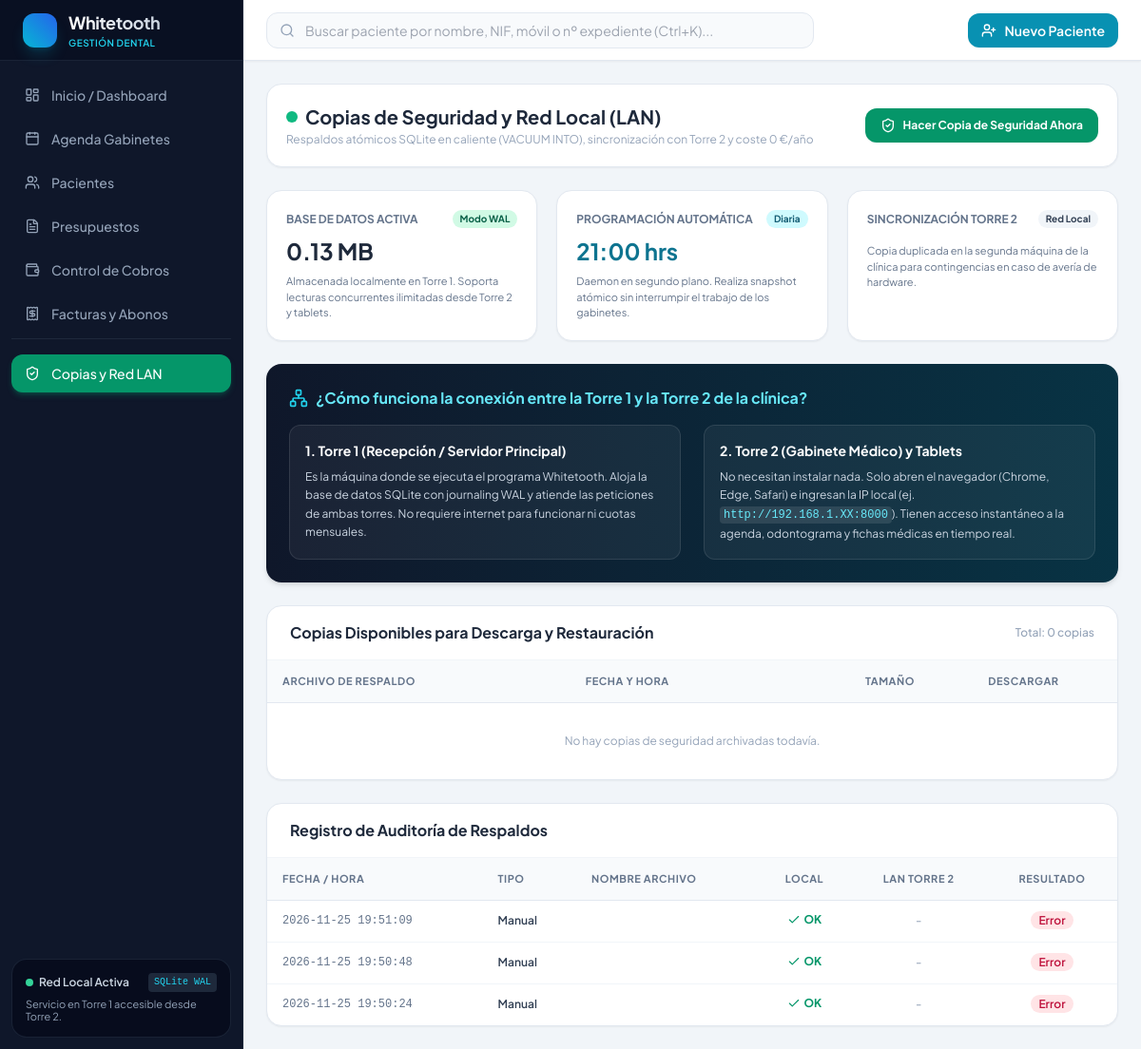
/respaldos, run on the app's committed database.
### tables this page shows
CREATE TABLE respaldos_log (
        id INTEGER PRIMARY KEY AUTOINCREMENT,
        fecha_hora TIMESTAMP DEFAULT CURRENT_TIMESTAMP,
        tipo TEXT NOT NULL CHECK(tipo IN ('automatico', 'manual')),
        archivo_nombre TEXT NOT NULL,
        tamano_bytes INTEGER,
        destino_local TEXT,
        destino_red_lan TEXT,
        estado TEXT DEFAULT 'exito' CHECK(estado IN ('exito', 'error')),
        mensaje TEXT
    );

### app/routers/respaldos.py (the view)
@router.get("", response_class=HTMLResponse)
def panel_respaldos(request: Request):
    conn = get_db_connection()
    logs = conn.execute("SELECT * FROM respaldos_log ORDER BY fecha_hora DESC LIMIT 20;").fetchall()
    conn.close()
    copias = listar_copias_seguridad()
    db_size_mb = round(DB_PATH.stat().st_size / (1024 * 1024), 2) if DB_PATH.exists() else 0
    from fastapi.templating import Jinja2Templates
    templates = Jinja2Templates(directory="app/templates")
    return templates.TemplateResponse(request=request, name="respaldos.html", context={
        "logs": logs,
        "copias": copias,
        "db_size_mb": db_size_mb,
        "lan_backup_path": LAN_BACKUP_PATH,
        "backup_time": BACKUP_TIME
    })

### app/templates/respaldos.html (shortened to what this page needs)
{% extends "base.html" %}
{% block content %}
<div class="space-y-6">
    <div class="bg-white rounded-2xl shadow-sm border border-slate-200 p-5">
        <div class="flex flex-col lg:flex-row lg:items-center justify-between gap-4">
            <div>
                <div class="flex items-center gap-2">
                    <span class="w-3 h-3 rounded-full bg-emerald-500 animate-pulse"></span>
                    <h1 class="text-xl font-bold text-slate-800">Copias de Seguridad y Red Local (LAN)</h1>
                </div>
                <p class="text-xs text-slate-400 mt-0.5">Respaldos atómicos SQLite en caliente (VACUUM INTO), sincronización con Torre 2 y coste 0 €/año</p>
            </div>
            <div class="flex items-center gap-3">
                <button id="btn-backup-manual" onclick="ejecutarRespaldoManual()" class="px-4 py-2.5 bg-emerald-600 hover:bg-emerald-700 text-white rounded-xl text-xs font-bold shadow-sm transition-all flex items-center gap-2">
                    <i data-lucide="shield-check" class="w-4 h-4"></i>
                    <span>Hacer Copia de Seguridad Ahora</span>
                </button>
            </div>
        </div>
    </div>
    <div class="grid grid-cols-1 md:grid-cols-3 gap-5">
        <div class="bg-white p-5 rounded-2xl border border-slate-200 shadow-sm space-y-2">
            <div class="flex items-center justify-between">
                <span class="text-xs font-bold uppercase text-slate-500">Base de Datos Activa</span>
                <span class="text-[10px] bg-emerald-100 text-emerald-800 font-bold px-2 py-0.5 rounded-full">Modo WAL</span>
            </div>
            <div class="text-2xl font-bold text-slate-800">{{ db_size_mb }} MB</div>
            <p class="text-[11px] text-slate-500">
                Almacenada localmente en Torre 1. Soporta lecturas concurrentes ilimitadas desde Torre 2 y tablets.
            </p>
        </div>
        <div class="bg-white p-5 rounded-2xl border border-slate-200 shadow-sm space-y-2">
            <div class="flex items-center justify-between">
                <span class="text-xs font-bold uppercase text-slate-500">Programación Automática</span>
                <span class="text-[10px] bg-cyan-100 text-cyan-800 font-bold px-2 py-0.5 rounded-full">Diaria</span>
            </div>
            <div class="text-2xl font-bold text-cyan-700">{{ backup_time }} hrs</div>
            <p class="text-[11px] text-slate-500">
                Daemon en segundo plano. Realiza snapshot atómico sin interrumpir el trabajo de los gabinetes.
            </p>
        </div>
        <div class="bg-white p-5 rounded-2xl border border-slate-200 shadow-sm space-y-2">
            <div class="flex items-center justify-between">
                <span class="text-xs font-bold uppercase text-slate-500">Sincronización Torre 2</span>
                <span class="text-[10px] bg-slate-100 text-slate-700 font-bold px-2 py-0.5 rounded-full">Red Local</span>
            </div>
            <p class="text-[11px] text-slate-500">
                Copia duplicada en la segunda máquina de la clínica para contingencias en caso de avería de hardware.
            </p>
        </div>
    </div>
    <div class="bg-gradient-to-r from-slate-900 to-cyan-950 rounded-2xl p-6 text-white shadow-md">
        <h3 class="text-base font-bold text-cyan-300 flex items-center gap-2 mb-2">
            <i data-lucide="network" class="w-5 h-5 text-cyan-400"></i>
            <span>¿Cómo funciona la conexión entre la Torre 1 y la Torre 2 de la clínica?</span>
        </h3>
        <div class="grid grid-cols-1 md:grid-cols-2 gap-6 text-xs text-slate-300 mt-4 leading-relaxed">
            <div class="space-y-2 bg-white/5 p-4 rounded-xl border border-white/10">
                <strong class="text-white block text-sm">1. Torre 1 (Recepción / Servidor Principal)</strong>
                <p>
                    Es la máquina donde se ejecuta el programa Whitetooth. Aloja la base de datos SQLite con journaling WAL y atiende las peticiones de ambas torres. No requiere internet para funcionar ni cuotas mensuales.
                </p>
            </div>
            <div class="space-y-2 bg-white/5 p-4 rounded-xl border border-white/10">
                <strong class="text-white block text-sm">2. Torre 2 (Gabinete Médico) y Tablets</strong>
                <p>
                    No necesitan instalar nada. Solo abren el navegador (Chrome, Edge, Safari) e ingresan la IP local (ej. <code class="bg-white/10 px-1 py-0.5 rounded text-cyan-300 font-mono">http://192.168.1.XX:8000</code>). Tienen acceso instantáneo a la agenda, odontograma y fichas médicas en tiempo real.
                </p>
            </div>
        </div>
    </div>
    <div class="bg-white rounded-2xl shadow-sm border border-slate-200 overflow-hidden">
        <div class="px-6 py-4 border-b border-slate-100 flex items-center justify-between">
            <h3 class="font-bold text-slate-800 text-base">Copias Disponibles para Descarga y Restauración</h3>
            <span class="text-xs text-slate-400 font-medium">Total: {{ copias|length }} copias</span>
        </div>
        <div class="overflow-x-auto">
            <table class="w-full text-left border-collapse text-sm">
                <thead>
                    <tr class="bg-slate-50 border-b border-slate-200 text-[11px] uppercase tracking-wider text-slate-500 font-bold">
                        <th class="py-3 px-4">Archivo de Respaldo</th>
                        <th class="py-3 px-4">Fecha y Hora</th>
                        <th class="py-3 px-4 text-right">Tamaño</th>
                        <th class="py-3 px-4 text-center">Descargar</th>
                    </tr>
                </thead>
                <tbody class="divide-y divide-slate-100 text-xs">
                    {% for c in copias %}
                    <tr class="hover:bg-slate-50/80 transition-colors">
                        <td class="py-3.5 px-4 font-mono font-bold text-slate-800 flex items-center gap-2">
                            <i data-lucide="database" class="w-4 h-4 text-cyan-600"></i>
                            <span>{{ c.nombre }}</span>
                        </td>
                        <td class="py-3.5 px-4 text-slate-500">{{ c.fecha }}</td>
                        <td class="py-3.5 px-4 text-right font-bold text-slate-700">{{ c.tamano_mb }} MB</td>
                        <td class="py-3.5 px-4 text-center">
                            <a href="/respaldos/descargar/{{ c.nombre }}" class="px-3 py-1.5 rounded-lg bg-slate-100 hover:bg-cyan-50 hover:text-cyan-700 font-semibold transition-all inline-flex items-center gap-1.5">
                                <i data-lucide="download" class="w-3.5 h-3.5"></i>
                                <span>Descargar</span>
                            </a>
                        </td>
                    </tr>
                    {% else %}
                    <tr>
                        <td colspan="4" class="py-8 text-center text-slate-400">No hay copias de seguridad archivadas todavía.</td>
                    </tr>
                    {% endfor %}
                </tbody>
            </table>
        </div>
    </div>
    <div class="bg-white rounded-2xl shadow-sm border border-slate-200 overflow-hidden">
        <div class="px-6 py-4 border-b border-slate-100">
            <h3 class="font-bold text-slate-800 text-base">Registro de Auditoría de Respaldos</h3>
        </div>
        <div class="overflow-x-auto">
            <table class="w-full text-left border-collapse text-sm">
                <thead>
                    <tr class="bg-slate-50 border-b border-slate-200 text-[11px] uppercase tracking-wider text-slate-500 font-bold">
                        <th class="py-3 px-4">Fecha / Hora</th>
                        <th class="py-3 px-4">Tipo</th>
                        <th class="py-3 px-4">Nombre Archivo</th>
                        <th class="py-3 px-4 text-center">Local</th>
                        <th class="py-3 px-4 text-center">LAN Torre 2</th>
                        <th class="py-3 px-4 text-center">Resultado</th>
                    </tr>
                </thead>
                <tbody class="divide-y divide-slate-100 text-xs">
                    {% for l in logs %}
                    <tr class="hover:bg-slate-50/80 transition-colors">
                        <td class="py-3 px-4 text-slate-500 font-mono">{{ l.fecha_hora[:19] }}</td>
                        <td class="py-3 px-4 font-semibold text-slate-700 capitalize">{{ l.tipo }}</td>
                        <td class="py-3 px-4 font-mono text-slate-800">{{ l.nombre_archivo }}</td>
                        <td class="py-3 px-4 text-center">
                            <span class="inline-flex items-center gap-1 text-emerald-600 font-bold">
                                <i data-lucide="check" class="w-3.5 h-3.5"></i> OK
                            </span>
                        </td>
                        <td class="py-3 px-4 text-center">
                            {% if l.destino_lan_sincronizado %}
                            <span class="inline-flex items-center gap-1 text-emerald-600 font-bold">
                                <i data-lucide="check" class="w-3.5 h-3.5"></i> Sincronizado
                            </span>
                            {% else %}
                            <span class="inline-flex items-center gap-1 text-slate-400 font-medium">
                                -
                            </span>
                            {% endif %}
                        </td>
                        <td class="py-3 px-4 text-center">
                            {% if l.exitoso %}
                            <span class="px-2 py-0.5 rounded-full text-xs font-semibold bg-emerald-100 text-emerald-700">Completado</span>
                            {% else %}
                            <span class="px-2 py-0.5 rounded-full text-xs font-semibold bg-rose-100 text-rose-700">Error</span>
                            {% endif %}
                        </td>
                    </tr>
                    {% else %}
                    <tr>
                        <td colspan="6" class="py-6 text-center text-slate-400">No hay registros de ejecución todavía.</td>
                    </tr>
                    {% endfor %}
                </tbody>
            </table>
        </div>
    </div>
</div>
{% endblock %}

### app/templates/base.html (style rules this page uses)
body { font-family: 'Plus Jakarta Sans', sans-serif; }

### data on the page
respaldos_log: fecha_hora "2026-11-25 19:51:09", tipo "Manual"
respaldos_log: fecha_hora "2026-11-25 19:50:48", tipo "Manual"
respaldos_log: fecha_hora "2026-11-25 19:50:24", tipo "Manual"

### other printed values
{{ db_size_mb }} "0.13"
{{ backup_time }} "21:00"
{{ copias|length }} "0"
